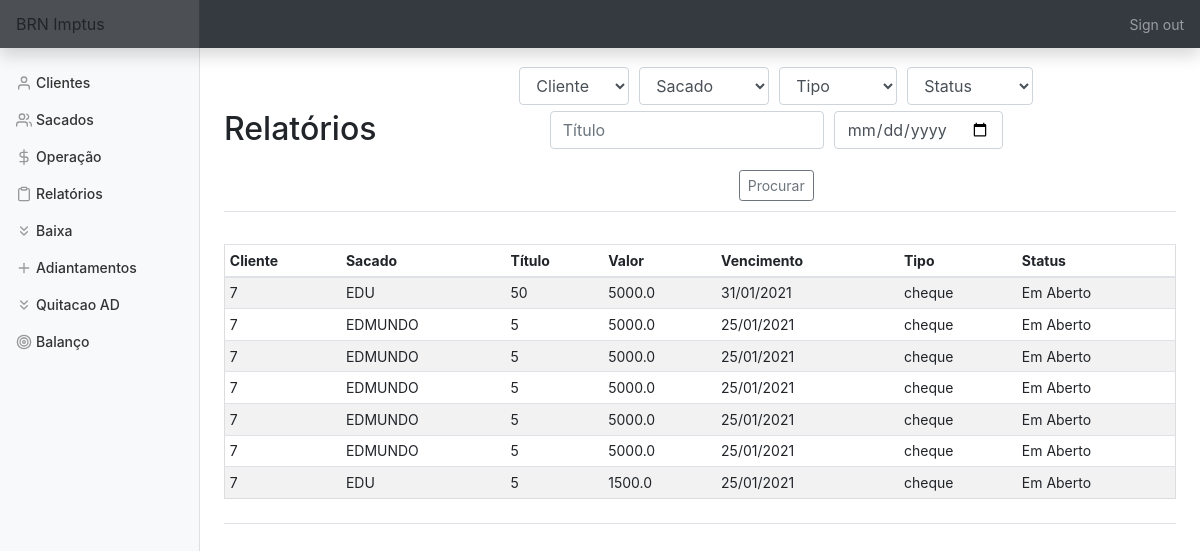
The page /relatorios (signed in) on the database as committed earlier.
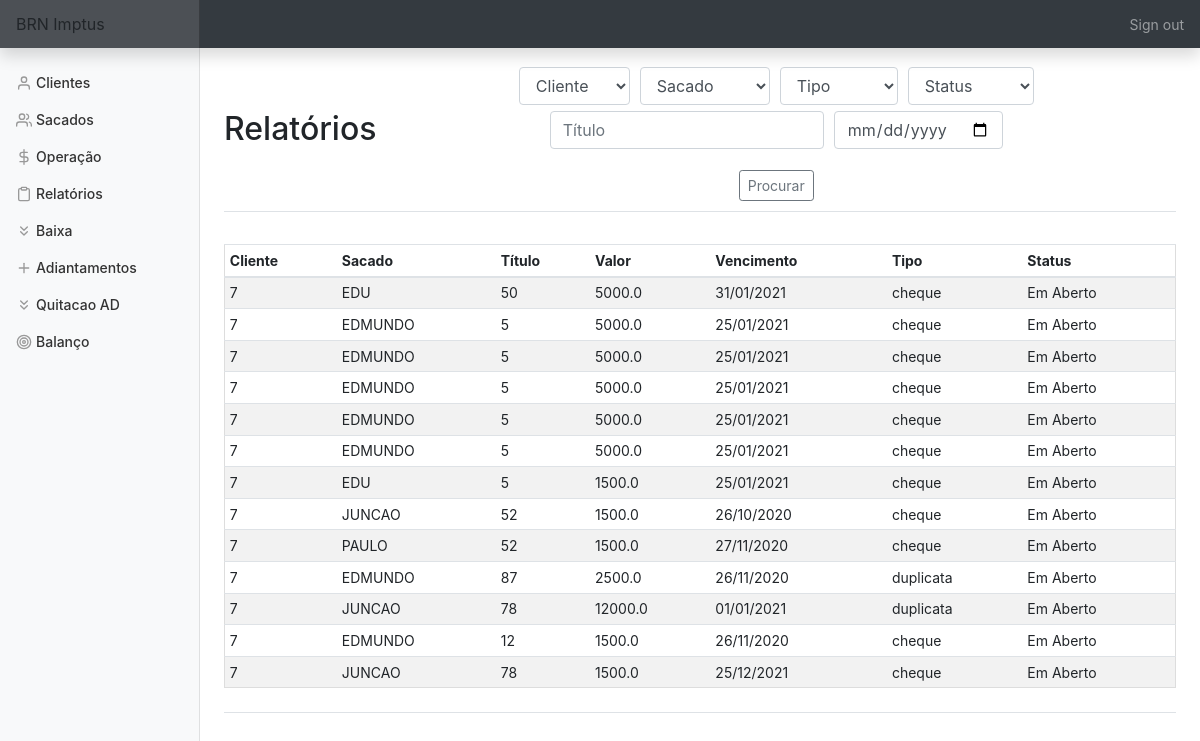
The same page on the database as committed later.
### tables this page shows
CREATE TABLE titulo (
    cliente_id INTEGER,
    sacado_id INTEGER,
    bordero INTEGER,
    titulo TEXT,
    vencimento DATE,
    valor FLOAT, 
    dt_negoc DATE,
    tipo TEXT,
    status TEXT,
    dt_baixa DATE, nm_sac TEXT,
    FOREIGN KEY (cliente_id) REFERENCES clientes(id),
    FOREIGN KEY (sacado_id) REFERENCES sacados(id));

### app.py (the view, shortened to what this page needs)
@app.route('/relatorios', methods=['GET', 'POST'])
@login_required
def relatorios():
    con = sqlite3.connect(DATABASE)
    con.row_factory = sqlite3.Row
    cur = con.cursor()
    cliente = cur.execute('SELECT nome FROM clientes')
    cliente = cur.fetchall()
    sacado = cur.execute('SELECT nome FROM sacados')
    sacado = cur.fetchall()
    tit = cur.execute('SELECT * FROM titulo')
    tit = cur.fetchall()
    if request.method == "GET":
        return render_template('/relatorios.html', cliente=cliente, sacado=sacado, titulo=tit)

### app.py (called while the page is built)
@app.after_request
def after_request(response):
    response.headers["Cache-Control"] = "no-cache, no-store, must-revalidate"
    response.headers["Expires"] = 0
    response.headers["Pragma"] = "no-cache"
    return response

### helper.py (called while the page is built)
def login_required(f):
    @wraps(f)
    def decorated_function(*args, **kwargs):
        if session.get("user_id") is None:
            return redirect("/login")
        return f(*args, **kwargs)
    return decorated_function

### templates/relatorios.html (shortened to what this page needs)
{% extends "layout.html" %}
{% block main %}
    <div class='d-flex justify-content-between flex-warp flex-md-nowrap align-items-center pt-3 pb-2 mb-3 border-bottom'>
        <h1 class='h2'>Relatórios</h1>
            <form action='relatorios' method='POST'>
                <div class='form-group'>
                        <select class="form-control" name="cliente">
                            <option disabled selected value>Cliente</option>
                        </select>
                        <select class="form-control" name="sacado">
                            <option disabled selected value>Sacado</option>
                        </select>
                        <select class='form-control' name='tipo'>
                            <option select value>Tipo</option>
                        </select>
                        <select class='form-control' name='status'>
                            <option select value>Status</option>
                        </select>
                        <input name='titulo' autofocus class='form-control' placeholder='Título' type='text'>
                        <input name='vencimento' autofocus class='form-control' placeholder='Vencimento' type='date'>
                </div>
                <button type='submit' class='btn btn-sm btn-outline-secondary'>Procurar</button>
            </form>
    </div>
    <div class='d-flex justify-content-between flex-warp flex-md-nowrap align-items-center pt-3 pb-2 mb-3 border-bottom'>
        <div class='table-responsive'>
            <table class='table table-striped table-sm'>
                <thead>
                    <tr>
                        <th>Cliente</th>
                        <th>Sacado</th>
                        <th>Título</th>
                        <th>Valor</th>
                        <th>Vencimento</th>
                        <th>Tipo</th>
                        <th>Status</th>
                    </tr>
                </thead>
                <tbody>
                    {% for row in titulo %}
                        <tr>
                            <td>{{ row['cliente_id'] }}</td>
                            <td>{{ row['nm_sac'] }}</td>
                            <td>{{ row['titulo'] }}</td>
                            <td>{{ row['valor'] }}</td>
                            {% set lt = row['vencimento'].split('-') %}
                            <td>{{ lt[2]+'/'+lt[1]+'/'+lt[0] }}</td>
                            <td>{{ row['tipo'] }}</td>
                            <td>{{ row['status'] }}</td>
                        </tr>
                    {% endfor %}
                </tbody>
            </table>
        </div>
    </div>
{% endblock %}

### templates/layout.html (shortened to what this page needs)
<!DOCTYPE html>
    <html lang="pt-br">
        <head>
            <link rel="stylesheet" href="https://stackpath.bootstrapcdn.com/bootstrap/4.5.2/css/bootstrap.min.css">
            <link href="https://maxcdn.bootstrapcdn.com/bootstrap/4.1.3/css/bootstrap.min.css" rel="stylesheet">
            <link href="/static/styles.css" rel="stylesheet">
        </head>
        <body>
            <nav class='navbar navbar-dark sticky-top bg-dark felx-md-nowrap p-0 shadow'>
                <a class='navbar-brand col-md-3 col-lg-2 mr-0 px-3'>BRN Imptus</a>
                {% if session.user_id %}
                <ul class='navbar-nav px-3'>
                    <li class='nav-item text-nowrap'>
                        <a class='nav-link' href='/logout'>Sign out</a>
                    </li>
                </ul>
                {% endif %}
            </nav>
            <div class='container-fluid'>
                <div class='row'>
                    {% if session.user_id %}
                    <nav id='sidebarMenu' class='col-md-3 col-lg-2 d-md-block bg-light sidebar collapse'>
                        <div class='sidebar-sticky pt-3'>
                            <ul class='nav flex-column'>
                                <li class='nav-item'><a class='nav-link' href='/clientes'><span data-feather='user'></span>Clientes</a></li>
                                <li class='nav-item'><a class='nav-link' href='/sacados'><span data-feather='users'></span>Sacados</a></li>
                                <li class='nav-item'><a class='nav-link' href='/preparacao'><span data-feather='dollar-sign'></span>Operação</a></li>
                                <li class='nav-item'><a class='nav-link' href='/relatorios'><span data-feather='clipboard'></span>Relatórios</a></li>
                                <li class='nav-item'><a class='nav-link' href='/baixa'><span data-feather='chevrons-down'></span>Baixa</a></li>
                                <li class='nav-item'><a class='nav-link' href='/adiantamentos'><span data-feather='plus'></span>Adiantamentos</a></li>
                                <li class='nav-item'><a class='nav-link' href='/quitacao'><span data-feather='chevrons-down'></span>Quitacao AD</a></li>
                                <li class='nav-item'><a class='nav-link' href='/balanco'><span data-feather='target'></span>Balanço</a></li>
                            </ul>
                        </div>
                    </nav>
                    {% endif %}
                </div>
            </div>
            <main role='main' class='col-md-9 ml-sm-auto col-lg-10 px-md-4'>
                {% block main %}
                {% endblock %}
            </main>
        </body>
    </html>

### static/styles.css (style rules this page uses)
main .form-control { display: inline-block; width: auto; margin: 3px; }
main { overflow-x: auto; text-align: center; }
main table { text-align: left; border-collapse: collapse; border-spacing: 0; width: 100%; border: 1px solid #ddd; }
main table td, th { text-align: left; padding: 16px; }
button { margin: 2px; }
body { font-size: .875rem; height:100%; }
.feather { width: 16px; height: 16px; vertical-align: text-bottom; }
.sidebar { position: fixed; top: 0; bottom: 0; left: 0; z-index: 100; padding: 48px 0 0; box-shadow: inset -1px 0 0 rgba(0, 0, 0, .1); }
.sidebar-sticky { position: relative; top: 0; height: calc(100vh - 48px); padding-top: .5rem; overflow-x: hidden; overflow-y: auto; }
.sidebar .nav-link { font-weight: 500; color: #333; }
.sidebar .nav-link .feather { margin-right: 4px; color: #999; }
.navbar-brand { padding-top: .75rem; padding-bottom: .75rem; font-size: 1rem; background-color: rgba(201, 195, 195, 0.158); box-shadow: inset -1px 0 0 rgba(0, 0, 0, .25); }

Rows that differ between the two databases and show on the page:
added titulo: cliente_id "7", nm_sac "JUNCAO", titulo "52", valor "1500.0", vencimento "26/10/2020", tipo "cheque", status "Em Aberto"
added titulo: cliente_id "7", nm_sac "PAULO", titulo "52", valor "1500.0", vencimento "27/11/2020", tipo "cheque", status "Em Aberto"
added titulo: cliente_id "7", nm_sac "EDMUNDO", titulo "87", valor "2500.0", vencimento "26/11/2020", tipo "duplicata", status "Em Aberto"
added titulo: cliente_id "7", nm_sac "JUNCAO", titulo "78", valor "12000.0", vencimento "01/01/2021", tipo "duplicata", status "Em Aberto"
added titulo: cliente_id "7", nm_sac "EDMUNDO", titulo "12", valor "1500.0", vencimento "26/11/2020", tipo "cheque", status "Em Aberto"
added titulo: cliente_id "7", nm_sac "JUNCAO", titulo "78", valor "1500.0", vencimento "25/12/2021", tipo "cheque", status "Em Aberto"
